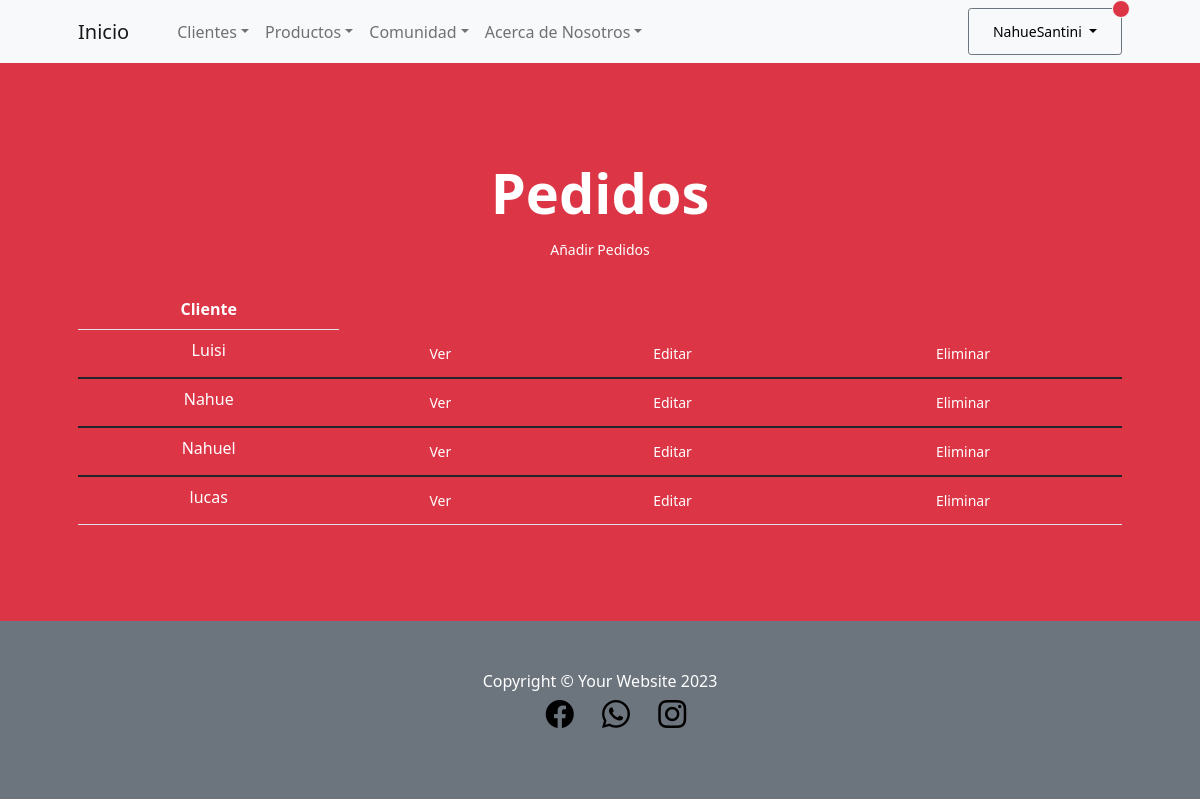
The app's page /SanApp/leer_pedidos (signed in), older data.
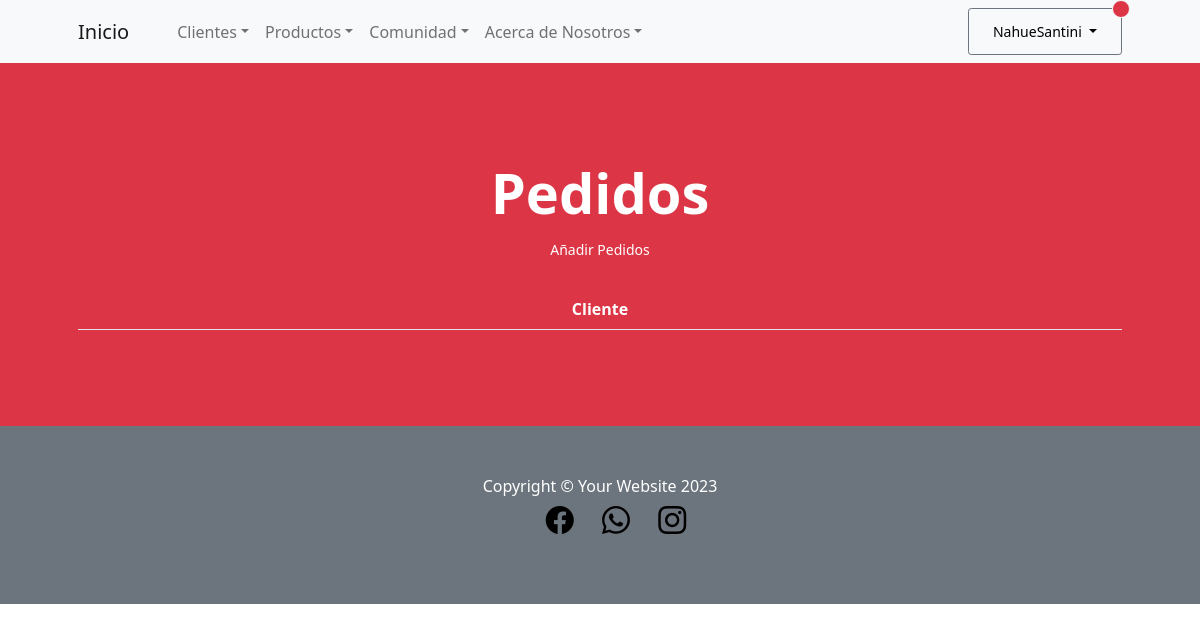
The same page, newer data.
### SanApp/models.py (models this page shows, shortened)
class Pedido(models.Model):
    cliente = models.CharField(max_length=50)
    producto = models.CharField(max_length=50)
    cantidad = models.IntegerField()

### SanApp/views.py (the view)
# urls.py: path('leer_pedidos', PedidosListView.as_view(), name="leer_pedidos"),
class PedidosListView(LoginRequiredMixin,ListView):
    model = Pedido
    template_name = "SanApp/leer_pedidos.html"

### SanApp/templates/SanApp/leer_pedidos.html (shortened to what this page needs)
{% extends 'SanApp/base.html' %}
{% load static %}
{% block contenidoQueCambia %}
<header class="bg-danger py-5">
    <div class="container px-4 px-lg-5 my-5">
        <div class="text-center text-white">
            <h1 class="display-4 fw-bolder">Pedidos</h1>
            <a class="btn btn-danger btn-sm" href= {% url "Hacer_pedido" %}>Añadir Pedidos</a> <br> <br> {% comment "" %} NUEVOOOO {% endcomment %}
            <p class="lead fw-normal text-white-50 mb-0">
            <table class="table">
                <tbody>
                  <tr class="text-white-1 mb-0">
                    <th style="color:white">Cliente</th>
                  </tr>
                    {% for y in object_list %}
                  <tr class="text-white mb-0">
                    <td>{{y.cliente}}</td>
                    <td>
                      <a class="btn btn-danger btn-sm" href="{% url 'detalle_pedido' y.id %}" >Ver
                    </td>
                    <td>
                      <a class="btn btn-danger btn-sm" href="{% url 'editar_pedido' y.id %}"> Editar
                    </td>
                    <td>
                      <a class="btn btn-danger btn-sm" href="{% url 'borrar_pedido' y.id %}"> Eliminar
                    </td>
                  </tr>
                </tbody>
                {% endfor %}
            </table>
                </p>
        </div>
    </div>
</header>
    <body>
    </body>
</html>
{% endblock %}

Row changes from the older to the newer data that the page shows:
removed Pedido: cliente "Luisi"
removed Pedido: cliente "Nahue"
removed Pedido: cliente "Nahuel"
removed Pedido: cliente "lucas"
